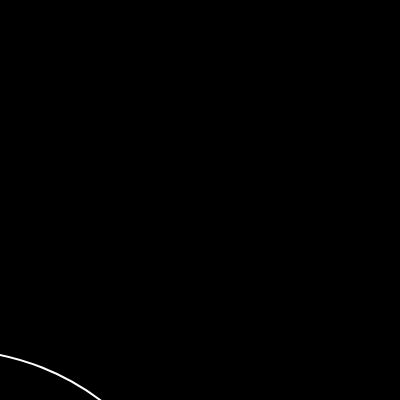
Frame 1 (no input)
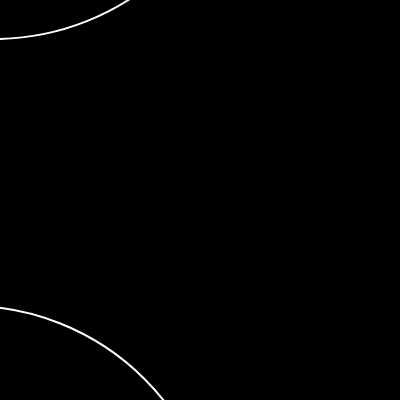
Frame 60 (no input)
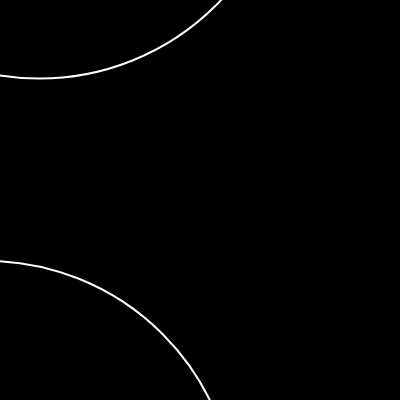
Frame 120 (the mouse pressed at the canvas centre since frame 60)

The p5.js sketch that drew these frames (run headless with seeded random() and noise() and a simulated clock; from frame 60 on, the mouse is pressed at the canvas centre):

// p5.js sketch
// ── sketch.js
// by ktorn
//
// inspired by https://twitter.com/wikileaks/status/1633384559386722304



let circles = [];
let speedMult = 0.3;


function setup() {
  createCanvas(400, 400);
  
  circles.push( {x: -50, y: 600, size: 500, xspeed: 1, yspeed: -2.5});
  circles.push( {x: -50, y: -250, size: 500, xspeed: 2.5, yspeed: 2.2});
  
  
  stroke(255)
  strokeWeight(2)
  noFill();
}

function draw() {
  background(0);
  
  for (let i = 0; i < circles.length; i++) {
    
    let c = circles[i];
    
    // for (let s = 400; s < c.size; s += 20) {

      circle(c.x, c.y, c.size);

    // }
    
    c.x += c.xspeed * speedMult;
    c.y += c.yspeed * speedMult;
  }
}
